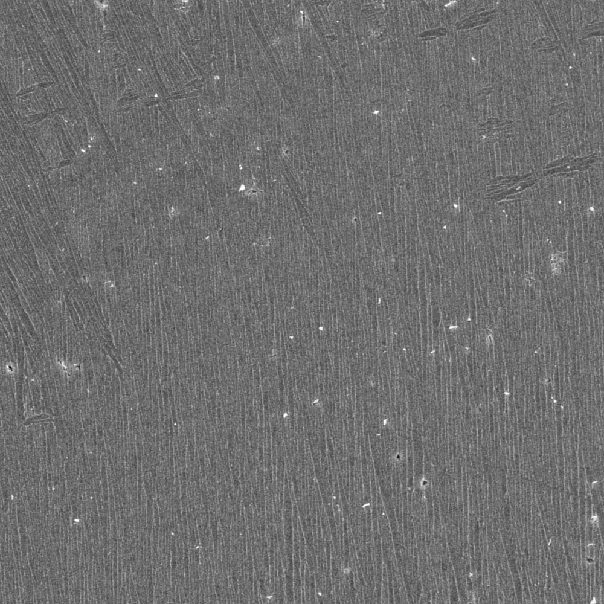
#> input picture Images1/image_1022.png, 604 x 604 px, given in place of image_29.png, which was not available
$ jupyter execute --allow-errors unet_multi_class.ipynb   (shell and % lines are left out)   (text cells are left out)
#> lines starting #> are read from the running program, lines starting #| are printed output that depends on the picture; pictures that were not available may be replaced by others from this repository, and a replacement may not be noted
[cell 1]
from keras.models import *
from keras.layers import *
import tensorflow as tf
from keras.optimizers import *
import keras.backend as K
from keras.utils import plot_model
import matplotlib.pyplot as plt
from random import shuffle
import numpy as np
from PIL import Image
import cv2
import time

from segmentation_models import Unet
from segmentation_models import get_preprocessing
from segmentation_models.losses import bce_jaccard_loss
from segmentation_models.metrics import iou_score

[cell 2]
nepochs=15 # define the number of epochs

image_lam_mask_paths = [("../Images1/image_%d.png"%i,
                     "lam_masks/mask_%d.png"%i) for i in range(25,45)]
                     # store the image file paths for the training data

image_dup_mask_paths = [("../Images1/image_%d.png"%i,
                     "dup_masks/mask_%d.png"%i) for i in range(501,521)]

# divide the data into training and test data
test_lam_paths = image_lam_mask_paths[:int(4)]
train_lam_paths = image_lam_mask_paths[int(4):]
test_dup_paths = image_dup_mask_paths[:int(4)]
train_dup_paths = image_dup_mask_paths[int(4):]
num_train_images = len(train_lam_paths) + len(train_dup_paths)
num_test_images = len(test_lam_paths) + len(test_dup_paths)

[cell 3]
s = 256
def read_dup_data(img_mask_path):
    PIL_image = Image.open(img_mask_path[0])
    img_in = np.array(PIL_image.convert('L'))
    img_in = cv2.resize(img_in, (s,s), interpolation=cv2.INTER_CUBIC)
    thi, img_in = cv2.threshold(img_in,np.median(img_in),255,cv2.THRESH_BINARY)
    img_in = 255 - img_in
    img_in = cv2.medianBlur(img_in, 3)
    #plt.imshow(img_in)
    #img_in = np.reshape(img_in, (np.shape(img_in)[0],np.shape(img_in)[1],1))
    img_in = np.reshape(img_in, (s,s,1))
    PIL_mask = Image.open(img_mask_path[1])
    mask_in = np.array(PIL_mask.convert('L'))
    mask_in = cv2.resize(mask_in, (s,s), interpolation=cv2.INTER_CUBIC)
    #plt.imshow(mask_in)
    #mask_in = np.reshape(mask_in, (np.shape(mask_in)[0],np.shape(mask_in)[1],1))
    thi, mask_in = cv2.threshold(mask_in,np.median(mask_in),255,cv2.THRESH_BINARY)
    mask_in = mask_in/255
    mask_in = mask_in*2
    mask_in = np.reshape(mask_in, (s,s,1))
    mask_in = tf.keras.utils.to_categorical(mask_in, num_classes = 3, dtype ="uint8")
    return (img_in, mask_in)

[cell 4]
def read_lam_data(img_mask_path):
    PIL_image = Image.open(img_mask_path[0])
#> PIL_image is the input picture: PIL image 604x604 RGBA; mean R, G, B, A 110.7, 110.7, 110.7, 255
    img_in = np.array(PIL_image.convert('L'))
    img_in = cv2.resize(img_in, (s,s), interpolation=cv2.INTER_CUBIC)
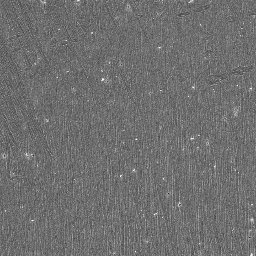
#> img_in: shape (256, 256); min 29, max 255, mean 110.7
    #thi, img_in = cv2.threshold(img_in,np.median(img_in),255,cv2.THRESH_BINARY)
    #img_in = 255 - img_in
    img_in = cv2.blur(img_in, (3,3))
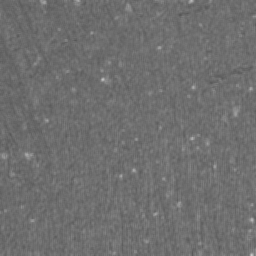
#> img_in: shape (256, 256); min 87, max 203, mean 110.7
    img_in = cv2.medianBlur(img_in, 3)
    #thi, img_in = cv2.threshold(img_in,np.median(img_in),255,cv2.THRESH_BINARY)
    #img_in = cv2.blur(img_in, (5,5))
    img_in = np.reshape(img_in, (s,s,1))
    PIL_mask = Image.open(img_mask_path[1])
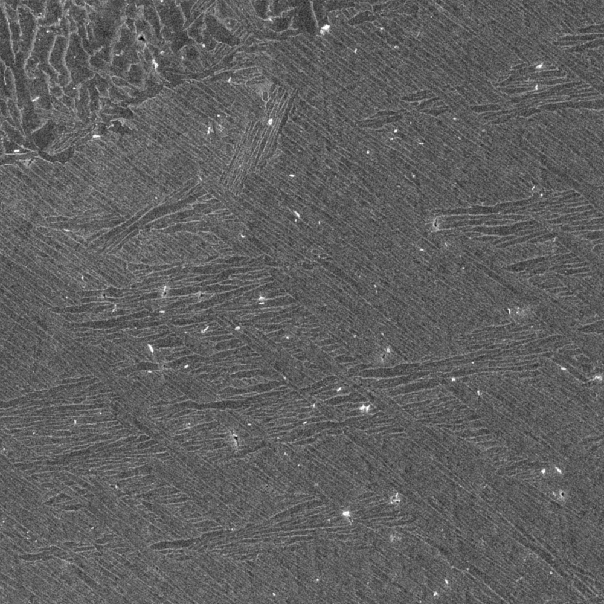
#> input picture Images1/image_1049.png, 604 x 604 px, given in place of mask_29.png, which was not available
#> PIL_mask is the input picture: PIL image 604x604 RGBA; mean R, G, B, A 95.5, 95.5, 95.5, 255
    mask_in = np.array(PIL_mask.convert('L'))
    mask_in = cv2.resize(mask_in, (s,s), interpolation=cv2.INTER_CUBIC)
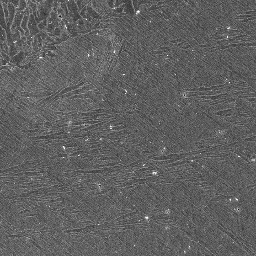
#> mask_in: shape (256, 256); min 8, max 255, mean 95.5
    thi, mask_in = cv2.threshold(mask_in,np.median(mask_in),255,cv2.THRESH_BINARY)
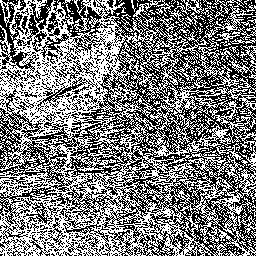
#> mask_in: shape (256, 256); 48.6% white in thin lines or dots
#> thi = 94
    mask_in = mask_in/255
#> mask_in: shape (256, 256) float64; values 0 (black) and 1 (white), 48.6% white in thin lines or dots
  #plt.imshow(mask_in)
    mask_in = np.reshape(mask_in, (s,s,1))
    mask_in = tf.keras.utils.to_categorical(mask_in, num_classes = 3, dtype ="uint8")
    return (img_in, mask_in)

[cell 5]
out_imgs = np.zeros((num_train_images,)+(s,s)+(1,)) # define the input images for the model
out_masks = np.zeros((num_train_images,)+(s,s)+(3,)) # define the input masks for the model
#> (the rest of this cell did not finish here and is left out)

[cell 6]
BACKBONE = 'resnet34'
#> (the rest of this cell did not finish here and is left out)

#> (a cell that did not finish here is left out)

#> (a cell that did not finish here is left out)

[cell 9]
# pre-process the testing data
out_imgs = np.zeros((num_test_images,)+(s,s)+(1,))
out_masks = np.zeros((num_test_images,)+(s,s)+(3,))
#> (the rest of this cell did not finish here and is left out)

#> in read_lam_data (call 2), `img_in = cv2.blur(img_in, (3,3))`:
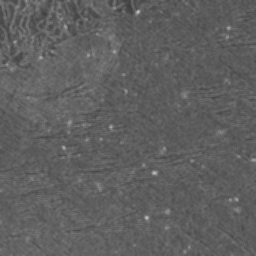
#> img_in: shape (256, 256); min 62, max 193, mean 95.5
